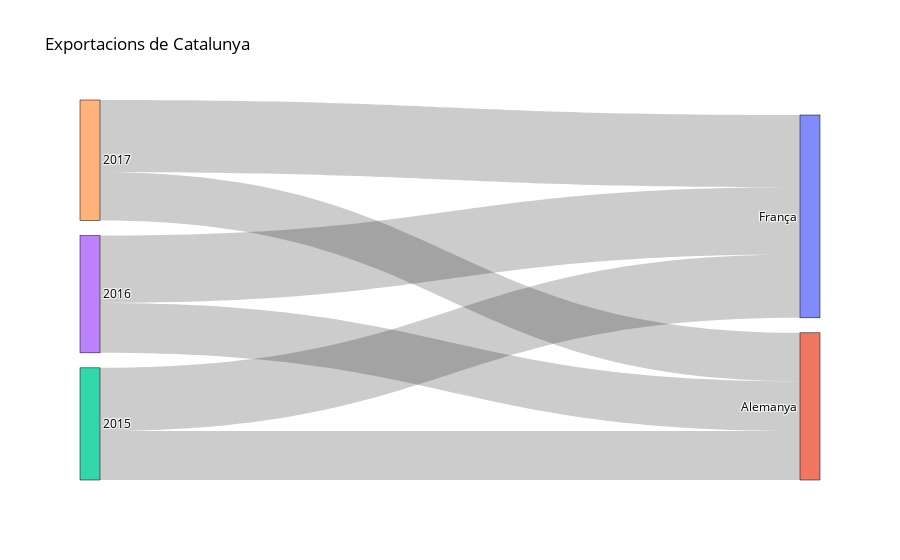

Source (notebook cell):
### Code cell
fig = go.Figure(data=[go.Sankey(
    node=dict(
        pad=15,
        thickness=20,
        line=dict(color="black", width=0.5),
        label=label,
    ),
    link=dict(
        source=new_source_cat,
        target=target_num,
        value=value
    )
)])

fig.update_layout(
    title_text="Exportacions de Catalunya",
    font=dict(size=12, color="black"),
)

fig.show()

### Figure 1 — Plotly figure (JSON) as saved in the notebook; plotly's stock layout.template omitted (floating-point values rounded to 4 significant figures)
{"data": [{"link": {"source": [2, 2, 3, 3, 4, 4], "target": [1, 0, 1, 0, 1, 0], "value": [7588000.0, 9821419, 7749042, 10450995, 7508991, 11208210]}, "node": {"label": ["França", "Alemanya", "2015", "2016", "2017"], "line": {"color": "black", "width": 0.5}, "pad": 15, "thickness": 20}, "type": "sankey"}], "layout": {"font": {"color": "black", "size": 12}, "title": {"text": "Exportacions de Catalunya"}}}
